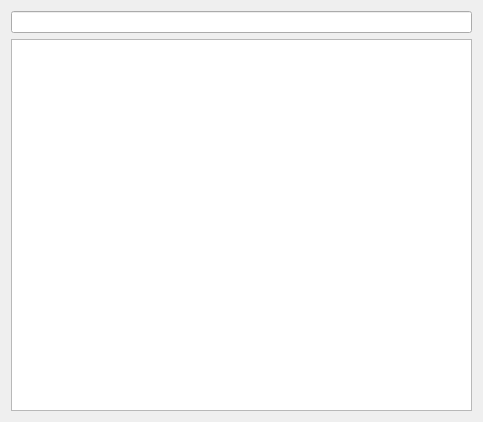
<?xml version="1.0" encoding="UTF-8"?>
<ui version="4.0">
 <class>frmTI</class>
 <widget class="QWidget" name="frmTI">
  <property name="geometry">
   <rect>
    <x>0</x>
    <y>0</y>
    <width>483</width>
    <height>422</height>
   </rect>
  </property>
  <property name="windowTitle">
   <string>Tipos Impositivos</string>
  </property>
  <property name="windowIcon">
   <iconset resource="../rsc/ficheros.qrc">
    <normaloff>:/img/bar-chart-up-3.png</normaloff>:/img/bar-chart-up-3.png</iconset>
  </property>
  <layout class="QGridLayout" name="gridLayout">
   <item row="1" column="0">
    <widget class="QTableWidget" name="tabla">
     <property name="selectionMode">
      <enum>QAbstractItemView::SingleSelection</enum>
     </property>
    </widget>
   </item>
   <item row="0" column="0">
    <widget class="QLineEdit" name="criterio"/>
   </item>
  </layout>
 </widget>
 <resources>
  <include location="../rsc/ficheros.qrc"/>
 </resources>
 <connections/>
</ui>
